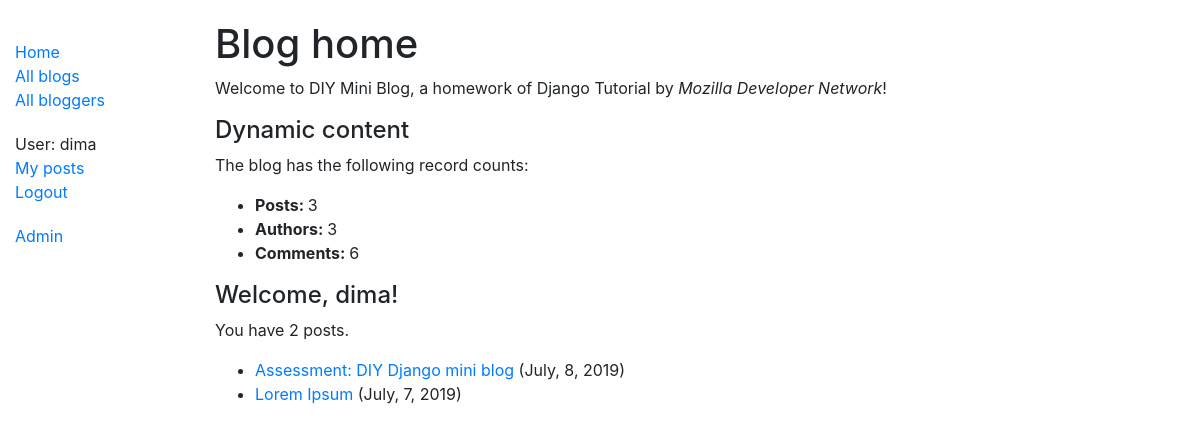
Before: /blog/ (signed in) with the older database file.
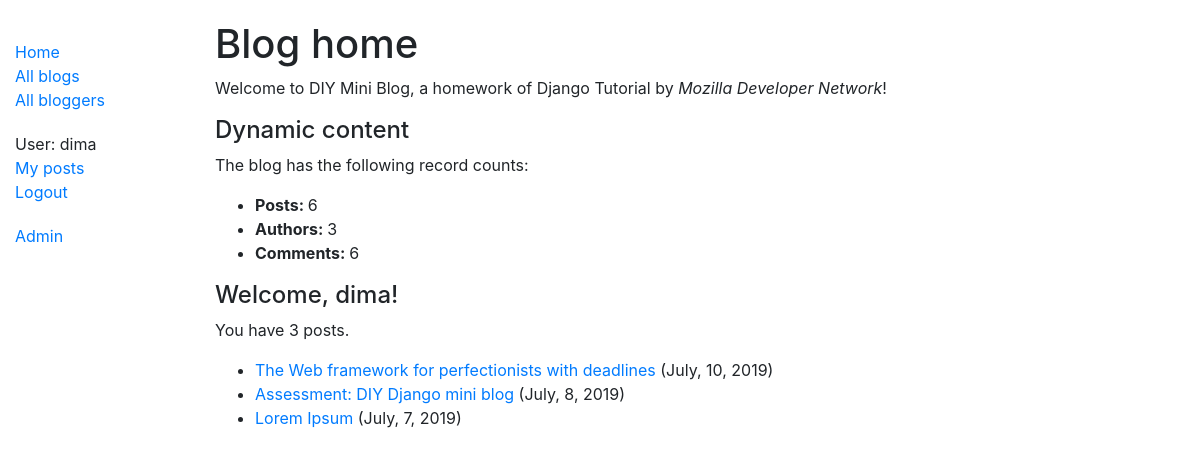
After: the same page with the newer database file.
### blog/models.py (models this page shows, shortened)
class Post(models.Model):
	title = models.CharField(max_length=100)
	body = models.TextField()
	created_at = models.DateTimeField(auto_now_add=True)
	author = models.ForeignKey(Author, on_delete=models.SET_NULL, null=True)
	def format_created_at(self):
		return self.created_at.strftime('%B, %-d, %Y')
	def get_absolute_url(self):
		return reverse('post-detail', args=[str(self.id)])
	class Meta:
		ordering = ['-created_at']

### blog/views.py (the view)
# urls.py: path('', views.index, name='index'),
def index(request):
	posts = Post.objects.all()
	num_posts = Post.objects.all().count()
	num_authors = Author.objects.all().count()
	num_comments = Comment.objects.all().count()
	num_posts_by_user = Post.objects.filter(author=request.user.id).count()
	posts_by_user = Post.objects.filter(author=request.user.id)
	context = {
		'posts': posts,
		'num_posts': num_posts,
		'num_authors': num_authors,
		'num_comments': num_comments,
		'num_posts_by_user': num_posts_by_user,
		'posts_by_user': posts_by_user
	}
	return render(request, 'index.html', context=context)

### blog/templates/index.html (shortened to what this page needs)
{% extends "base_generic.html" %}
{% block content %}
	<h1>Blog home</h1>
	<p>Welcome to DIY Mini Blog, a homework of Django Tutorial by <em>Mozilla Developer Network</em>!</p>
	<h4>Dynamic content</h4>
	<p>The blog has the following record counts:</p>
	<ul class="index-list">
		<li>
			<b>Posts: </b> {{ num_posts }}
		</li>
		<li>
			<b>Authors: </b> {{ num_authors }}
		</li>
		<li>
			<b>Comments: </b> {{ num_comments }}
		</li>
	</ul>
	{% if user.is_authenticated %}
		<h4>Welcome, {{ user.username }}!</h4>
		{% if num_posts_by_user %}
			<p>
				You have {{ num_posts_by_user }}
				{% if num_posts_by_user == 1 %}
					post.
				{% elif num_posts_by_user > 1 %}
					posts.
				{% endif %}
			</p>
			<ul>
				{% for post in posts_by_user %}
					<li>
						<a href="{{ post.get_absolute_url }}">{{ post.title }}</a> ({{ post.format_created_at }})
					</li>
				{% endfor %}
			</ul>
		{% else %}
			You have no posts yet.
		{% endif %}
	{% endif %}
{% endblock %}

Changed rows visible on the page:
added Post: title "The Web framework for perfectionists with deadlines", format_created_at "July, 10, 2019"
Other visible differences:
{{ num_posts }}: "3" → "6"
{{ num_posts_by_user }}: "2" → "3"
